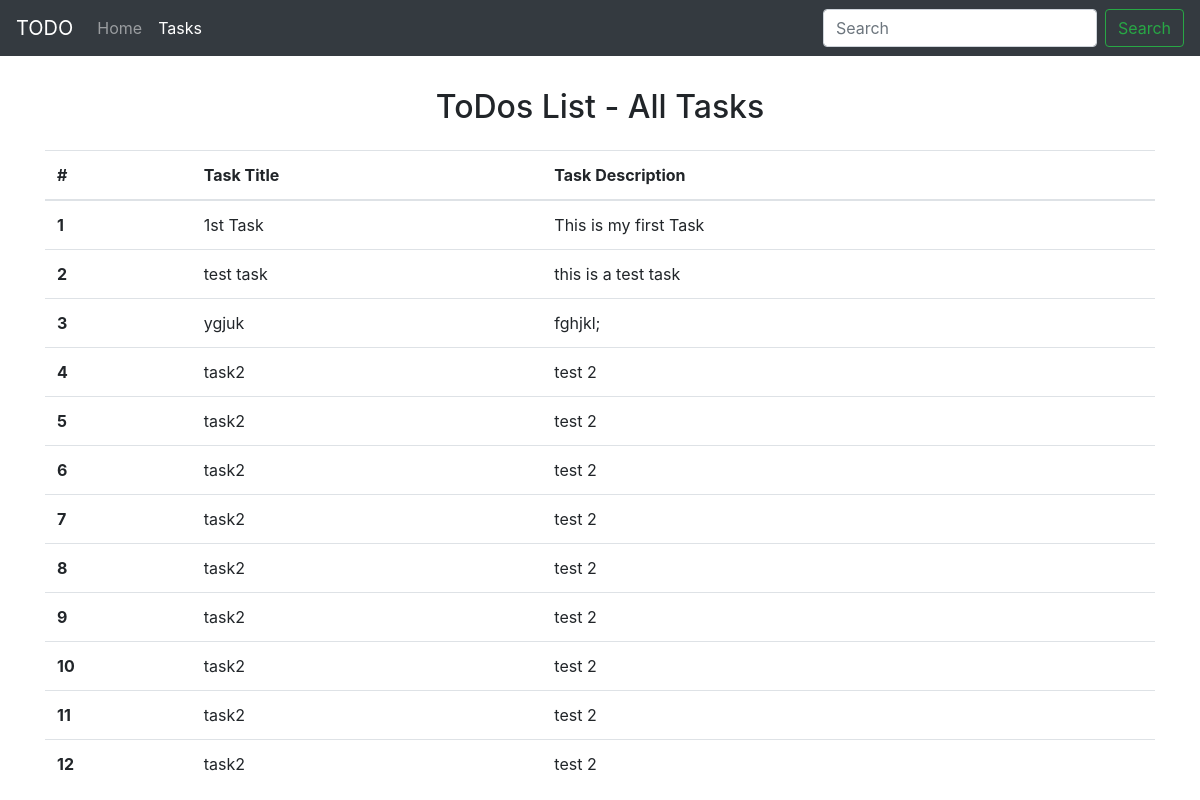
The page /tasks on the database its author committed.
### home/models.py (models this page shows, shortened)
class Task(models.Model):
    taskTitle = models.CharField(max_length=30)
    taskDesc = models.TextField()
    time = models.DateTimeField(auto_now_add=True)

### home/views.py (the view)
# urls.py: path('tasks', views.tasks, name='tasks')
def tasks(request):
    allTasks = Task.objects.all()
    context = {'tasks': allTasks}
    return render(request, 'tasks.html', context)

### templates/tasks.html (shortened to what this page needs)
<!doctype html>
<html lang="en">
  <head>
    <link rel="stylesheet" href="https://cdn.jsdelivr.net/npm/bootstrap@4.5.3/dist/css/bootstrap.min.css">
  </head>
  <body>
    <nav class="navbar navbar-expand-lg navbar-dark bg-dark">
        <a class="navbar-brand" href="/">TODO</a>
        <div class="collapse navbar-collapse" id="navbarSupportedContent">
          <ul class="navbar-nav mr-auto">
            <li class="nav-item ">
              <a class="nav-link" href="/">Home <span class="sr-only">(current)</span></a>
            </li>
            <li class="nav-item active">
              <a class="nav-link" href="/tasks">Tasks</a>
            </li>
          </ul>
          <form class="form-inline my-2 my-lg-0">
            <input class="form-control mr-sm-2" type="search" placeholder="Search" aria-label="Search">
            <button class="btn btn-outline-success my-2 my-sm-0" type="submit">Search</button>
          </form>
        </div>
      </nav>
      <div class="container my-3">
        <h2 class="text-center py-3">ToDos List - All Tasks </h2>
        <table class="table">
            <thead>
              <tr>
                <th scope="col">#</th>
                <th scope="col">Task Title</th>
                <th scope="col">Task Description</th>
              </tr>
            </thead>
            <tbody>
            {% for task in tasks %}
              <tr>
                <th scope="row">{{forloop.counter}}</th>
                <td>{{task.taskTitle}}</td>
                <td>{{task.taskDesc}}</td>
              </tr>
            {% endfor %}
            </tbody>
          </table>
      </div>
  </body>
</html>

### rows shown on the page
Task: taskTitle "1st Task", taskDesc "This is my first Task"
Task: taskTitle "test task", taskDesc "this is a test task"
Task: taskTitle "ygjuk", taskDesc "fghjkl;"
Task: taskTitle "task2", taskDesc "test 2"
Task: taskTitle "task2", taskDesc "test 2"
Task: taskTitle "task2", taskDesc "test 2"
Task: taskTitle "task2", taskDesc "test 2"
Task: taskTitle "task2", taskDesc "test 2"
Task: taskTitle "task2", taskDesc "test 2"
Task: taskTitle "task2", taskDesc "test 2"
Task: taskTitle "task2", taskDesc "test 2"
Task: taskTitle "task2", taskDesc "test 2"
